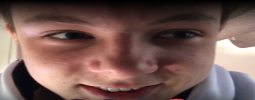
#> input picture albo.png, 255 x 100 px
$ python main.py
#> lines starting #> are read from the running program, lines starting #| are printed output that depends on the picture
from PIL import Image
import numpy as np
import math

blocks = {
    "black_concrete": [8, 10, 15], #080a0f
    "blue_concrete": [45, 47, 143], #2d2f8f
    "brown_concrete": [96, 60, 32], #603c20
    "cyan_concrete": [21, 119, 136], #157788
    "gravel": [132, 127, 127], #847f7f
    "gray_concrete": [55, 58, 62], #373a3e
    "green_concrete": [73, 91, 36], #495b24
    "light_blue_concrete": [36, 137, 199], #2489c7
    "light_gray_concrete": [125, 125, 115], #7d7d73
    "lime_concrete": [94, 169, 24], #5ea918
    "magenta_concrete": [169, 48, 159], #a9309f
    "orange_concrete": [224, 97, 1], #e06101
    "pink_concrete": [214, 101, 143], #d6658f
    "purple_concrete": [100, 32, 156], #64209c
    "red_concrete": [142, 33, 33], #8e2121
    "red_sand": [191, 103, 33], #bf6721
    "sand": [219, 207, 163], #dbcfa3
    "white_concrete": [207, 213, 214], #cfd5d6
    "yellow_concrete": [241, 175, 21] #f1af15
}

im = Image.open(r"albo.png")
#> im is the input picture: PIL image 255x100 RGB; mean R, G, B 116.2, 88.9, 83.5

pixels = np.asarray(im)

square = np.empty([pixels.shape[0],pixels.shape[1]])

def RGBtoInt(rgb = [0,0,0]):
    return math.sqrt(math.pow(rgb[0],2)+math.pow(rgb[1],2)+math.pow(rgb[2],2))

def search(term):
    for name, search in blocks.items():
        if search == term:
            return name

def min(term = [0,0,0]):
    min = 999999999
    for block in blocks:
        if RGBtoInt(term) - RGBtoInt(blocks.get(block)) < min:
            min = RGBtoInt(term) - RGBtoInt(blocks.get(block))
    return min

for y in range(pixels.shape[0]):
    for x in range(pixels.shape[1]):
        square[y][x] = RGBtoInt(pixels[y][x])
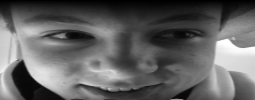
#> square: shape (100, 255) float64; min 1, max 441.7, mean 169.3; drawn with min black and max white

build = np.empty([pixels.shape[0],pixels.shape[1]])

for y in range(pixels.shape[0]):
    for x in range(pixels.shape[1]):
#> (the run stopped early here; a loop or call above may not have finished)

$ run again, with test.png copied over albo.png
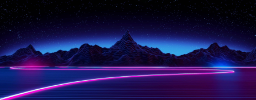
#> input picture test.png, 256 x 100 px
#> im is the input picture: PIL image 256x100 RGB; mean R, G, B 28.4, 20, 75.2
#> after the loop `for y in range(pixels.shape[0]):`:
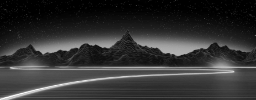
#> square: shape (100, 256) float64; min 1.73, max 417.5, mean 85.5; drawn with min black and max white
